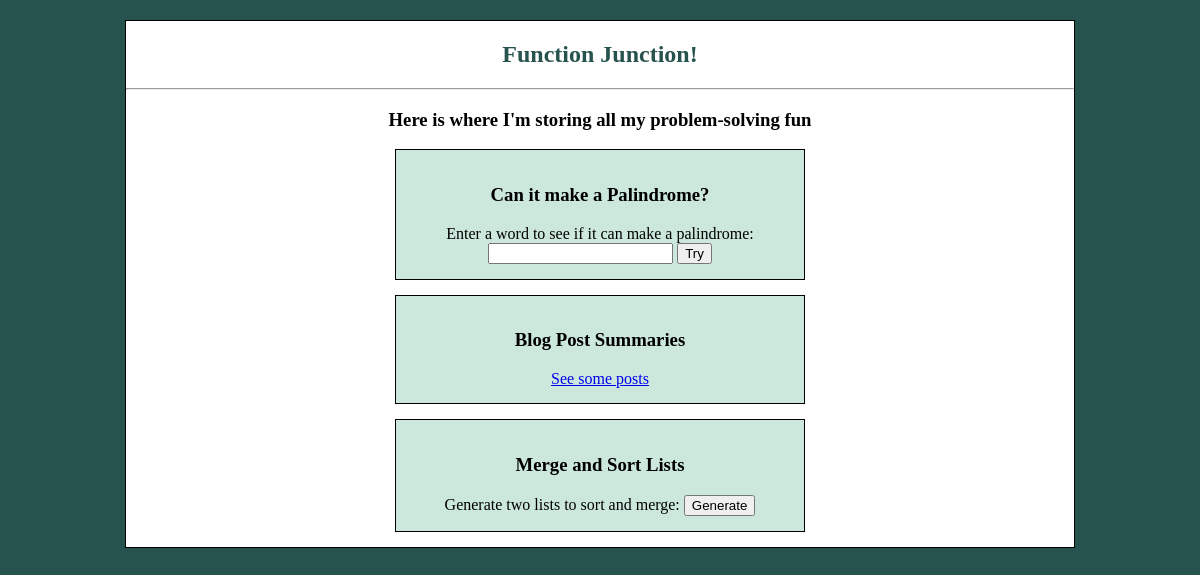
Page /function_junction/post_list on the earlier database version.
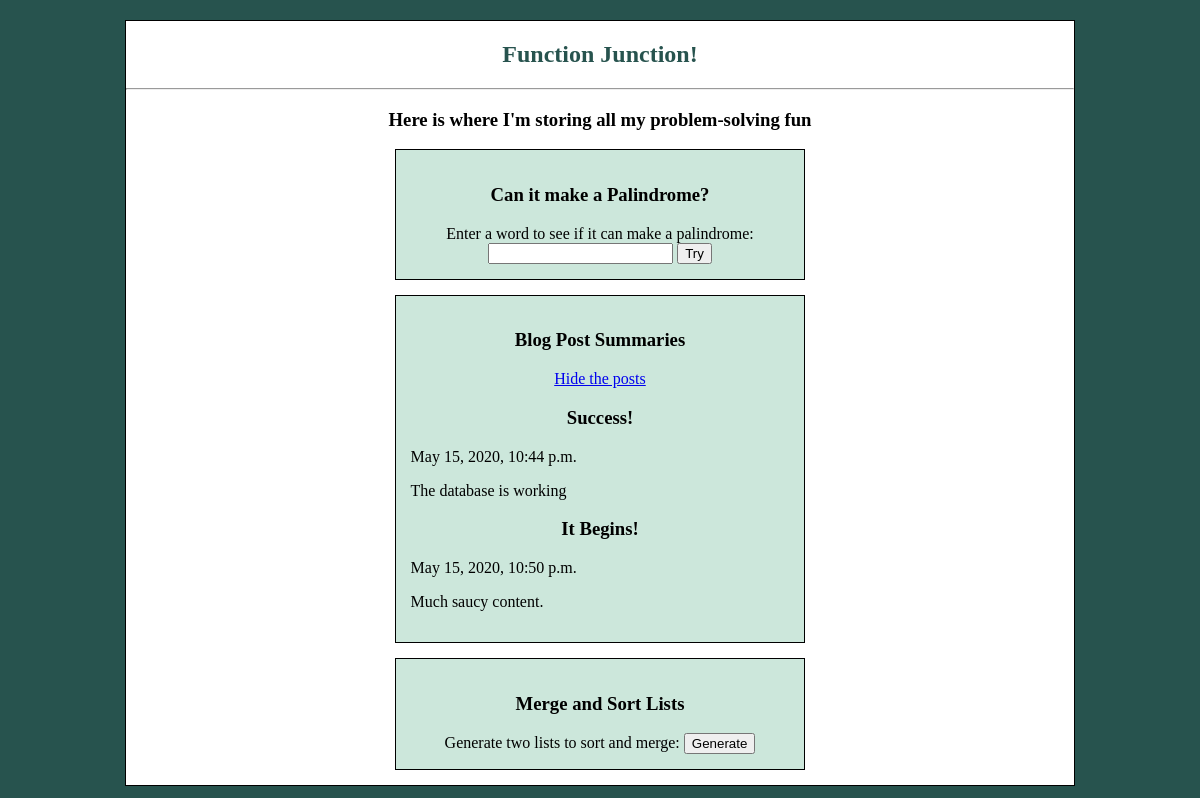
Same page on the later database version.
### portfolio/models.py (models this page shows, shortened)
class Post(models.Model):
    author = models.ForeignKey(settings.AUTH_USER_MODEL, on_delete=models.CASCADE)
    title = models.CharField(max_length=200)
    text = models.TextField()
    created_date = models.DateTimeField(default=timezone.now)
    published_date = models.DateTimeField(blank=True, null=True)

### portfolio/views.py (the view)
# urls.py: path('function_junction/post_list', views.post_list, name='post_list'),
def post_list(request):
    posts = Post.objects.order_by('published_date')[:3]
    return render(request, 'function_junction.html', {'posts': posts})

### portfolio/templates/function_junction.html (shortened to what this page needs)
{% load static %}
<!doctype html>
<html lang="en">
<head>
  <link rel="stylesheet" href="{% static 'css/functions.css' %}">
</head>
<body>
  <center>
    <div id="function_index">
      <h2>Function Junction!</h2>
      <hr />
      <h3>Here is where I'm storing all my problem-solving fun</h3>
      <div class="container">
        {% include 'palindromes.html' %}
      </div>
      <div class="container">
        {% include 'post_list.html' %}
      </div>
      <div class="container">
        {% include 'merge_and_sort_lists.html' %}
      </div>
    </div>
  </center>
</body>
</html>

### portfolio/templates/post_list.html
<h3>Blog Post Summaries</h3>
{% if not posts %}
  <div><a href="{% url 'post_list' %}">See some posts</a></div>
{% endif %}
{% if posts %}
  <div><a href="{% url 'function_junction' %}">Hide the posts</a></div>
  {% for post in posts %}
    <div>
      <h3>{{ post.title }}</h3>
      <p style="text-align: left;">{{ post.created_date }}</p>
      <p style="text-align: left;">{{ post.text }}</p>
    </div>
  {% endfor %}
{% endif %}

Differences in the rows shown:
added Post: title "Success!", created_date "May 15, 2020, 10:44 p.m.", text "The database is working"
added Post: title "It Begins!", created_date "May 15, 2020, 10:50 p.m.", text "Much saucy content."
Other differences:
text no longer shown: "See some posts"
text now shown: "Hide the posts"
